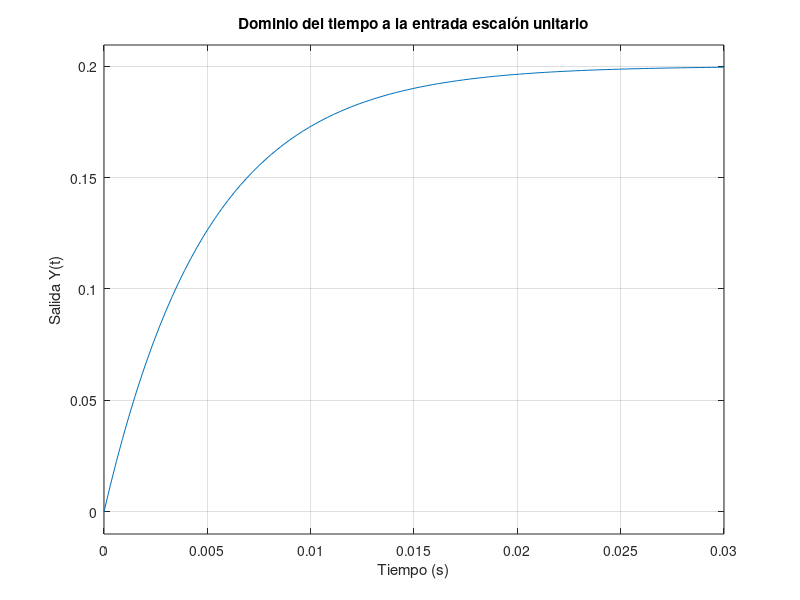

This chart was generated by the following MATLAB code:
% Codigo 3
clc; clear; close all;

% Definir la variable de Laplace
 s = tf('s');

% Definir las funciones de transferencia dadas en la imagen
 G = tf([4] , [1 0]);
 H = tf([5]);
 K = 10;
 

%% Paso 1: Combinación de G y K en serie
GK = series(K,G) ; % Multiplicación de bloques en serie

%% Paso 2: Simplificación de la malla de retroalimentación con H
% Aplicar la fórmula de realimentación negativa: Geq = G / (1 + G*H)
G_final = feedback(GK, H); % Retroalimentación negativa con H

% Mostrar la función de transferencia final
disp('La función de transferencia final Y(s)/U(s) es:');
G_final

% Respuesta al escalón unitario
step(G_final)
title('Dominio del tiempo a la entrada escalón unitario')
xlabel('Tiempo (s)')
ylabel('Salida Y(t)')
grid on